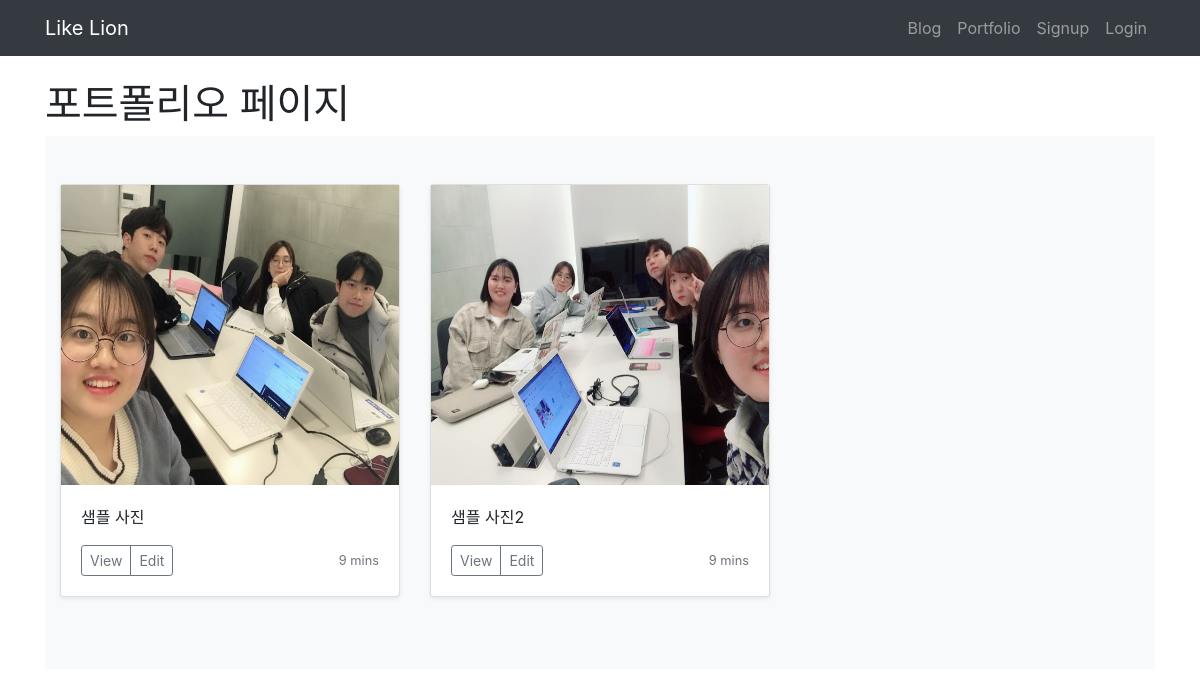
The page /portfolio/ on the database its author committed.
### portfolio/models.py (models this page shows, shortened)
class Portfolio(models.Model):
    title = models.CharField(max_length = 255)
    image = models.ImageField(upload_to='images/')
    description = models.CharField(max_length=500)

### portfolio/views.py (the view)
# urls.py: path('portfolio/', portfolio.views.portfolio, name='portfolio'),
def portfolio(request):
    portfolios = Portfolio.objects
    return render(request, 'portfolio/portfolio.html', {'portfolios':portfolios})

### portfolio/templates/portfolio/portfolio.html
{% extends 'base.html' %}
{% block content %}
{% load staticfiles %}
<h1>포트폴리오 페이지</h1>
<main role="main">
    <div class="album py-5 bg-light">
      <div class="container">
        <div class="row">
        {% for portfolio in portfolios.all %}
          <div class="col-md-4">
            <div class="card mb-4 shadow-sm">
              <img src="{{ portfolio.image.url }}" height=300>
              <div class="card-body">
                <p class="card-text">{{portfolio.description}}</p>
                <div class="d-flex justify-content-between align-items-center">
                  <div class="btn-group">
                    <button type="button" class="btn btn-sm btn-outline-secondary">View</button>
                    <button type="button" class="btn btn-sm btn-outline-secondary">Edit</button>
                  </div>
                  <small class="text-muted">9 mins</small>
                </div>
              </div>
            </div>
          </div>
        {% endfor %}
        </div>
      </div>
    </div>
  </main>
{% endblock %}

### blog/templates/base.html (shortened to what this page needs)
<head>
    <link rel="stylesheet" href="https://stackpath.bootstrapcdn.com/bootstrap/4.3.0/css/bootstrap.min.css">
</head>
<body>
    <nav class="navbar navbar-expand-lg navbar-dark bg-dark">
        <div class="container">
                    <a class="navbar-brand" href="{% url 'home' %}">Like Lion</a>
                    <div class="collapse navbar-collapse" id="navbarNavAltMarkup">
                        <ul class="navbar-nav ml-auto">
                            <li class="nav-item">
                                <a class="nav-item nav-link" href="{% url 'home' %}">Blog</span></a>
                            </li>
                            <li class="nav-item">
                                <a class="nav-item nav-link" href="{% url 'portfolio' %}">Portfolio</a>
                            </li>
                            {% if user.is_authenticated %}
                            <li class="nav-item dropdown">
                                <a class="nav-link dropdown-toggle" id="navbarDropdown" role="button" data-toggle="dropdown"
                                    aria-haspopup="true" aria-expanded="false">환영합니다. {{ user.username }} 님!</a>
                                <div class="dropdown-menu" aria-labelledby="navbarDropdown">
                                    <a class="dropdown-item" href="{% url 'newblog' %}">글쓰기</a>
                                    <a class="dropdown-item" href="javascript:{document.getElementById('logout').submit()}">Logout</a>
                                    <form id="logout" method="POST" action="{% url 'logout' %}">
                                        {% csrf_token %} <input type="hidden" />
                                    </form>
                                </div>
                            </li>
                            {% else %}
                            <li class="nav-item">
                                <a class="nav-item nav-link" href="{% url 'signup' %}">Signup</a>
                            </li>
                            <li class="nav-item">
                                <a class="nav-item nav-link" href="{% url 'login' %}">Login</a>
                            </li>
                            {% endif %}
                        </ul>
                    </div>
                </div>
            </nav>
<br>
    <div class="container">
    {% block content %}
    {% endblock %}
    </div>
</body>

### rows shown on the page
Portfolio: image (picture), description "샘플 사진"
Portfolio: image (picture), description "샘플 사진2"
